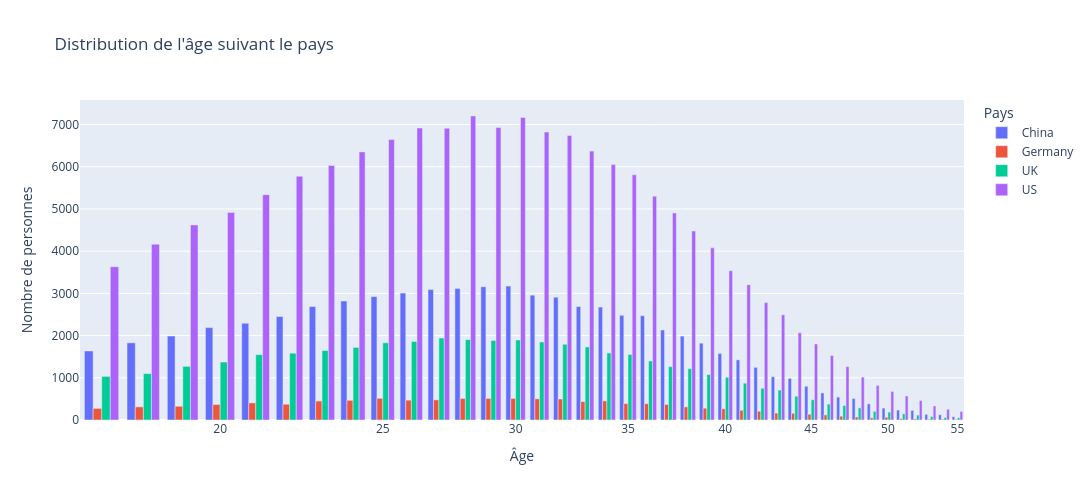

Notebook cell for this chart:
### Code cell
age_fig = px.bar(age_counts, 
    x="age", 
    y="count", 
    color="country",
    barmode="group",
    title="Distribution de l'âge suivant le pays",
    labels={
        "age": "Âge",
        "count": "Nombre de personnes",
        "country": "Pays"
    },
    width=1200,
    height=500,
    log_x=True,
    
)
age_fig.show()

show_images(age_fig, "../images/age_fig.png")

### Figure 1 — Plotly figure (JSON) as saved in the notebook; plotly's stock layout.template omitted (floating-point values rounded to 4 significant figures)
{"data": [{"alignmentgroup": "True", "hovertemplate": "Pays=China<br>Âge=%{x}<br>Nombre de personnes=%{y}<extra></extra>", "legendgroup": "China", "marker": {"color": "#636efa", "pattern": {"shape": ""}}, "name": "China", "offsetgroup": "China", "orientation": "v", "showlegend": true, "textposition": "auto", "type": "bar", "x": [17, 18, 19, 20, 21, 22, 23, 24, 25, 26, 27, 28, 29, 30, 31, 32, 33, 34, 35, 36, 37, 38, 39, 40, 41, 42, 43, 44, 45, 46, 47, 48, 49, 50, 51, 52, 53, 54, 55], "xaxis": "x", "y": [1635, 1828, 1990, 2189, 2292, 2451, 2689, 2820, 2924, 3007, 3090, 3118, 3157, 3172, 2957, 2909, 2689, 2676, 2481, 2471, 2132, 1988, 1820, 1575, 1425, 1248, 1026, 986, 799, 641, 543, 508, 382, 282, 236, 229, 134, 125, 77], "yaxis": "y"}, {"alignmentgroup": "True", "hovertemplate": "Pays=Germany<br>Âge=%{x}<br>Nombre de personnes=%{y}<extra></extra>", "legendgroup": "Germany", "marker": {"color": "#EF553B", "pattern": {"shape": ""}}, "name": "Germany", "offsetgroup": "Germany", "orientation": "v", "showlegend": true, "textposition": "auto", "type": "bar", "x": [17, 18, 19, 20, 21, 22, 23, 24, 25, 26, 27, 28, 29, 30, 31, 32, 33, 34, 35, 36, 37, 38, 39, 40, 41, 42, 43, 44, 45, 46, 47, 48, 49, 50, 51, 52, 53, 54, 55], "xaxis": "x", "y": [275, 311, 326, 368, 405, 373, 449, 466, 514, 470, 477, 510, 512, 511, 502, 497, 436, 452, 389, 386, 367, 311, 280, 266, 231, 207, 165, 158, 137, 121, 91, 72, 52, 66, 31, 25, 19, 20, 16], "yaxis": "y"}, {"alignmentgroup": "True", "hovertemplate": "Pays=UK<br>Âge=%{x}<br>Nombre de personnes=%{y}<extra></extra>", "legendgroup": "UK", "marker": {"color": "#00cc96", "pattern": {"shape": ""}}, "name": "UK", "offsetgroup": "UK", "orientation": "v", "showlegend": true, "textposition": "auto", "type": "bar", "x": [17, 18, 19, 20, 21, 22, 23, 24, 25, 26, 27, 28, 29, 30, 31, 32, 33, 34, 35, 36, 37, 38, 39, 40, 41, 42, 43, 44, 45, 46, 47, 48, 49, 50, 51, 52, 53, 54, 55], "xaxis": "x", "y": [1033, 1099, 1271, 1373, 1548, 1583, 1646, 1719, 1830, 1861, 1942, 1904, 1884, 1895, 1849, 1794, 1731, 1589, 1553, 1399, 1264, 1216, 1077, 1013, 873, 753, 709, 564, 481, 377, 343, 288, 205, 187, 146, 116, 82, 58, 53], "yaxis": "y"}, {"alignmentgroup": "True", "hovertemplate": "Pays=US<br>Âge=%{x}<br>Nombre de personnes=%{y}<extra></extra>", "legendgroup": "US", "marker": {"color": "#ab63fa", "pattern": {"shape": ""}}, "name": "US", "offsetgroup": "US", "orientation": "v", "showlegend": true, "textposition": "auto", "type": "bar", "x": [17, 18, 19, 20, 21, 22, 23, 24, 25, 26, 27, 28, 29, 30, 31, 32, 33, 34, 35, 36, 37, 38, 39, 40, 41, 42, 43, 44, 45, 46, 47, 48, 49, 50, 51, 52, 53, 54, 55], "xaxis": "x", "y": [3632, 4163, 4622, 4918, 5339, 5774, 6029, 6351, 6644, 6919, 6913, 7202, 6931, 7168, 6823, 6741, 6370, 6051, 5810, 5302, 4905, 4479, 4078, 3535, 3207, 2782, 2492, 2068, 1801, 1527, 1266, 1016, 820, 677, 569, 463, 333, 254, 202], "yaxis": "y"}], "layout": {"barmode": "group", "height": 500, "legend": {"title": {"text": "Pays"}, "tracegroupgap": 0}, "title": {"text": "Distribution de l'âge suivant le pays"}, "width": 1200, "xaxis": {"anchor": "y", "domain": [0, 1], "title": {"text": "Âge"}, "type": "log"}, "yaxis": {"anchor": "x", "domain": [0, 1], "title": {"text": "Nombre de personnes"}}}}
